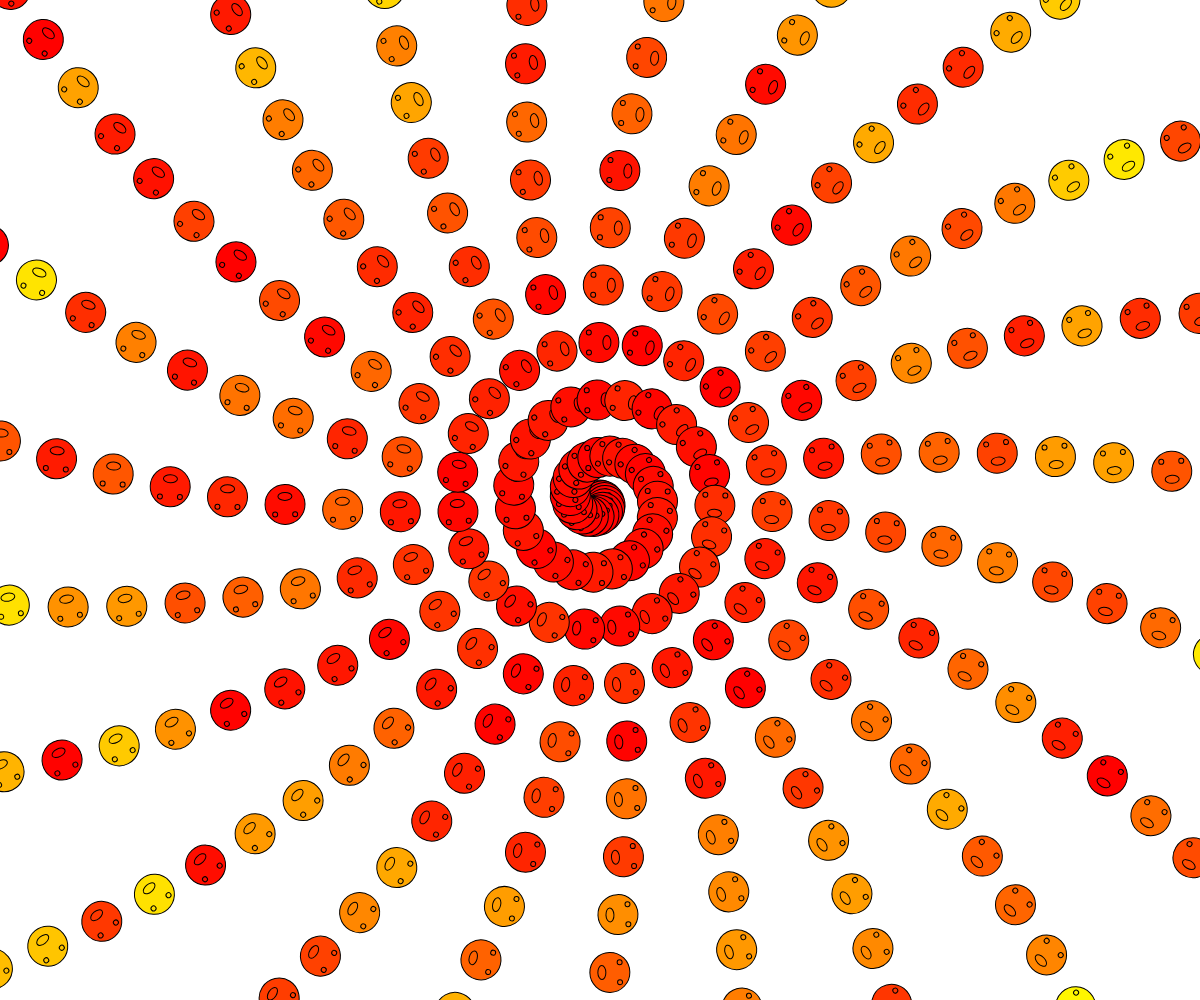
Frame 1 (no input)
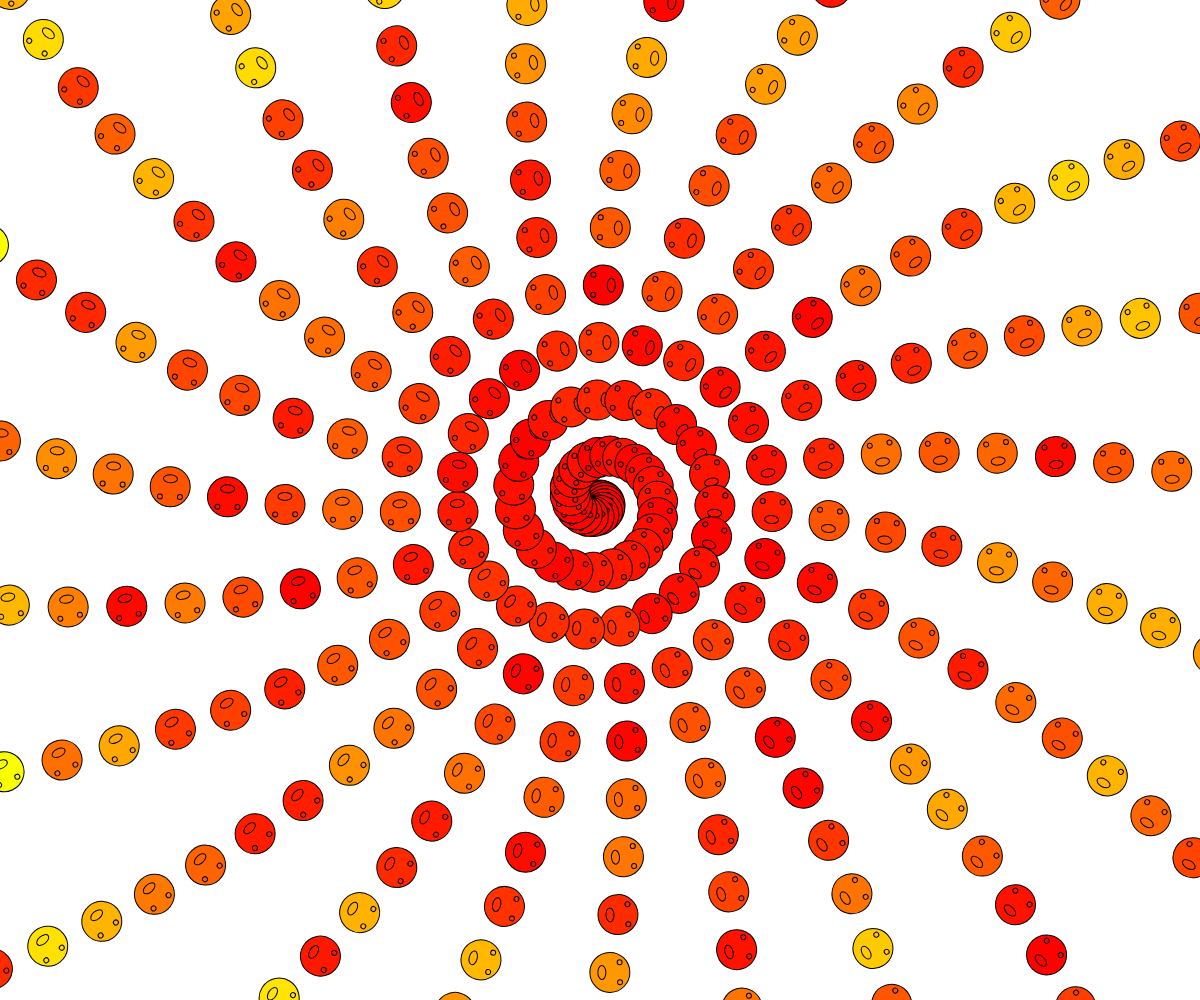
Frame 60 (no input)
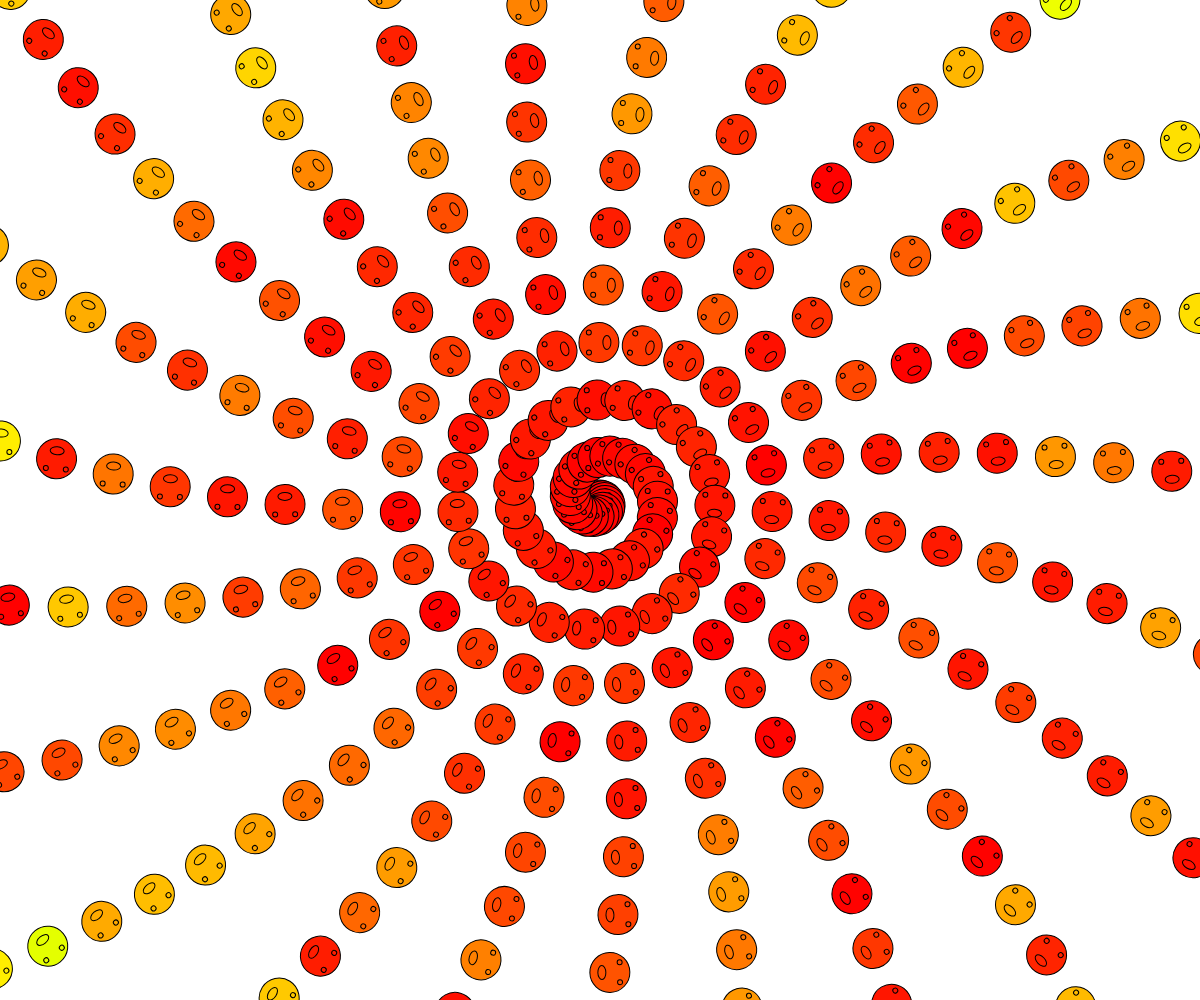
Frame 120 (the mouse pressed at the canvas centre since frame 60)

The p5.js sketch that drew these frames (run headless with seeded random() and noise() and a simulated clock; from frame 60 on, the mouse is pressed at the canvas centre):

// p5.js sketch
// ── sketch.js
function setup() {
  createCanvas(windowWidth,windowHeight);
}

function draw() {
  
  background(255);
  
  for(var i=0; i< width; i+=2.5){
    push();
    
    colorMode(HSB, 255,100,100);
    var colorFrom = color(255,150,140);
    var colorTo = color(random(80),130,160);
    var lerpAmount = map(i, 0, width, 0, 1.0);
    var lerpedColor = lerpColor(colorFrom, colorTo, lerpAmount);
    fill(lerpedColor);
  
  translate(width/2,height/2); //Translate the object to the Center
  rotate(i * radians(TWO_PI));
  smiley(i,0);
  pop();
  }
}

function smiley(posX,posY) {
  //face
  //fill('yellow');
  ellipse(posX,posY,40,40);
  
  //left eye
  //fill('black');
  ellipse(posX-10,posY-10,5,5);
  
  //right eye
  //fill('black');
  ellipse(posX+10,posY-10,5,5);
  
  //mouth
  //fill('black');
  ellipse(posX,posY+8,14,8);
}
